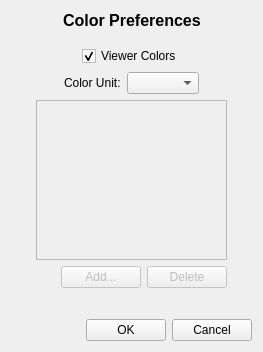
<?xml version="1.0" encoding="UTF-8"?>
<ui version="4.0">
 <class>SliceColorPreferencesClass</class>
 <widget class="QDialog" name="SliceColorPreferencesClass">
  <property name="geometry">
   <rect>
    <x>0</x>
    <y>0</y>
    <width>263</width>
    <height>352</height>
   </rect>
  </property>
  <property name="windowTitle">
   <string>SliceColorPreferences</string>
  </property>
  <layout class="QVBoxLayout" name="verticalLayout_2">
   <item>
    <layout class="QHBoxLayout" name="horizontalLayout">
     <item>
      <spacer name="horizontalSpacer">
       <property name="orientation">
        <enum>Qt::Horizontal</enum>
       </property>
       <property name="sizeHint" stdset="0">
        <size>
         <width>40</width>
         <height>20</height>
        </size>
       </property>
      </spacer>
     </item>
     <item>
      <widget class="QLabel" name="label">
       <property name="font">
        <font>
         <pointsize>12</pointsize>
         <weight>75</weight>
         <bold>true</bold>
        </font>
       </property>
       <property name="text">
        <string>&lt;font color='black'&gt;Color Preferences&lt;/font&gt;</string>
       </property>
      </widget>
     </item>
     <item>
      <spacer name="horizontalSpacer_2">
       <property name="orientation">
        <enum>Qt::Horizontal</enum>
       </property>
       <property name="sizeHint" stdset="0">
        <size>
         <width>40</width>
         <height>20</height>
        </size>
       </property>
      </spacer>
     </item>
    </layout>
   </item>
   <item>
    <spacer name="verticalSpacer_2">
     <property name="orientation">
      <enum>Qt::Vertical</enum>
     </property>
     <property name="sizeHint" stdset="0">
      <size>
       <width>20</width>
       <height>40</height>
      </size>
     </property>
    </spacer>
   </item>
   <item>
    <layout class="QHBoxLayout" name="horizontalLayout_7">
     <item>
      <spacer name="horizontalSpacer_10">
       <property name="orientation">
        <enum>Qt::Horizontal</enum>
       </property>
       <property name="sizeHint" stdset="0">
        <size>
         <width>40</width>
         <height>20</height>
        </size>
       </property>
      </spacer>
     </item>
     <item>
      <widget class="QCheckBox" name="viewerColorsCheckBox">
       <property name="toolTip">
        <string>Use the same colors for the slices as the viewer uses to draw the corresponding regions.  Unchecking this box will allows specification of custom colors.</string>
       </property>
       <property name="text">
        <string>Viewer Colors</string>
       </property>
       <property name="checked">
        <bool>true</bool>
       </property>
      </widget>
     </item>
     <item>
      <spacer name="horizontalSpacer_11">
       <property name="orientation">
        <enum>Qt::Horizontal</enum>
       </property>
       <property name="sizeHint" stdset="0">
        <size>
         <width>40</width>
         <height>20</height>
        </size>
       </property>
      </spacer>
     </item>
    </layout>
   </item>
   <item>
    <layout class="QHBoxLayout" name="horizontalLayout_3">
     <item>
      <spacer name="horizontalSpacer_4">
       <property name="orientation">
        <enum>Qt::Horizontal</enum>
       </property>
       <property name="sizeHint" stdset="0">
        <size>
         <width>40</width>
         <height>20</height>
        </size>
       </property>
      </spacer>
     </item>
     <item>
      <widget class="QLabel" name="colorUnitLabel">
       <property name="text">
        <string>&lt;font color='black'&gt;Color Unit:&lt;/font&gt;</string>
       </property>
      </widget>
     </item>
     <item>
      <widget class="QComboBox" name="colorUnitComboBox"/>
     </item>
     <item>
      <spacer name="horizontalSpacer_5">
       <property name="orientation">
        <enum>Qt::Horizontal</enum>
       </property>
       <property name="sizeHint" stdset="0">
        <size>
         <width>40</width>
         <height>20</height>
        </size>
       </property>
      </spacer>
     </item>
    </layout>
   </item>
   <item>
    <layout class="QHBoxLayout" name="horizontalLayout_6">
     <item>
      <spacer name="horizontalSpacer_8">
       <property name="orientation">
        <enum>Qt::Horizontal</enum>
       </property>
       <property name="sizeHint" stdset="0">
        <size>
         <width>40</width>
         <height>20</height>
        </size>
       </property>
      </spacer>
     </item>
     <item>
      <layout class="QVBoxLayout" name="verticalLayout">
       <item>
        <widget class="QListWidget" name="accumulatedColorList">
         <property name="enabled">
          <bool>false</bool>
         </property>
         <property name="maximumSize">
          <size>
           <width>200</width>
           <height>16777215</height>
          </size>
         </property>
         <property name="toolTip">
          <string>List of colors for slices corresponding to non-active regions.</string>
         </property>
        </widget>
       </item>
       <item>
        <layout class="QHBoxLayout" name="horizontalLayout_4">
         <item>
          <spacer name="horizontalSpacer_6">
           <property name="orientation">
            <enum>Qt::Horizontal</enum>
           </property>
           <property name="sizeHint" stdset="0">
            <size>
             <width>40</width>
             <height>20</height>
            </size>
           </property>
          </spacer>
         </item>
         <item>
          <widget class="QPushButton" name="addButton">
           <property name="enabled">
            <bool>false</bool>
           </property>
           <property name="toolTip">
            <string>Add a color to the list.</string>
           </property>
           <property name="text">
            <string>Add...</string>
           </property>
          </widget>
         </item>
         <item>
          <widget class="QPushButton" name="deleteButton">
           <property name="enabled">
            <bool>false</bool>
           </property>
           <property name="toolTip">
            <string>Delete the currently selected color from the list.</string>
           </property>
           <property name="text">
            <string>Delete</string>
           </property>
          </widget>
         </item>
        </layout>
       </item>
      </layout>
     </item>
     <item>
      <spacer name="horizontalSpacer_9">
       <property name="orientation">
        <enum>Qt::Horizontal</enum>
       </property>
       <property name="sizeHint" stdset="0">
        <size>
         <width>40</width>
         <height>20</height>
        </size>
       </property>
      </spacer>
     </item>
    </layout>
   </item>
   <item>
    <spacer name="verticalSpacer">
     <property name="orientation">
      <enum>Qt::Vertical</enum>
     </property>
     <property name="sizeHint" stdset="0">
      <size>
       <width>20</width>
       <height>56</height>
      </size>
     </property>
    </spacer>
   </item>
   <item>
    <layout class="QHBoxLayout" name="horizontalLayout_2">
     <item>
      <spacer name="horizontalSpacer_3">
       <property name="orientation">
        <enum>Qt::Horizontal</enum>
       </property>
       <property name="sizeHint" stdset="0">
        <size>
         <width>40</width>
         <height>20</height>
        </size>
       </property>
      </spacer>
     </item>
     <item>
      <widget class="QPushButton" name="okButton">
       <property name="toolTip">
        <string>Close the dialog after applying the color changes.</string>
       </property>
       <property name="text">
        <string>OK</string>
       </property>
      </widget>
     </item>
     <item>
      <widget class="QPushButton" name="cancelButton">
       <property name="toolTip">
        <string>Close the dialog without applying any color changes.</string>
       </property>
       <property name="text">
        <string>Cancel</string>
       </property>
      </widget>
     </item>
    </layout>
   </item>
  </layout>
 </widget>
 <layoutdefault spacing="6" margin="11"/>
 <resources/>
 <connections/>
</ui>
